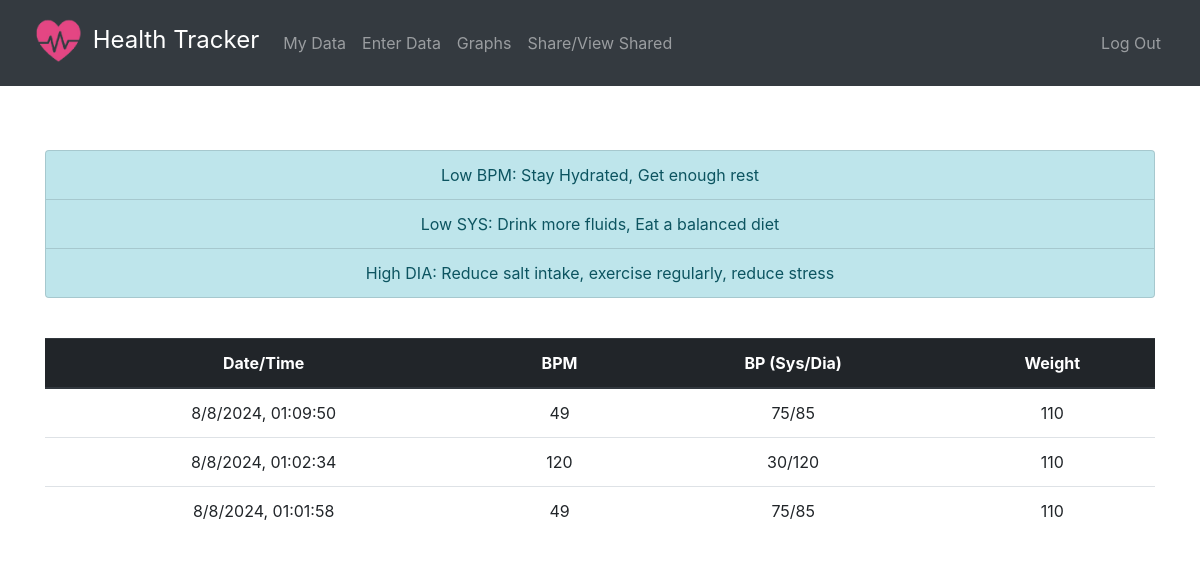
/ (signed in), run on the app's committed database.
### tables this page shows
CREATE TABLE records(id INTEGER PRIMARY KEY AUTOINCREMENT NOT NULL, bpm INTEGER, sys INTEGER, dia INTEGER, weight INTEGER, user_id INTEGER NOT NULL, year INTEGER NOT NULL, month INTEGER NOT NULL, day INTEGER NOT NULL, time TIME NOT NULL, FOREIGN KEY(user_id) REFERENCES users(id));

### app.py (the view)
@app.route('/')
@login_required
def index():
         session.pop("shared_view", None)
         conn = sqlite3.connect('health-tracker.db')
         cur = conn.cursor()
         cur.execute('''SELECT year, month, day, time, bpm, sys, dia, weight FROM records WHERE user_id = ?
                     ORDER BY year DESC, month DESC, day DESC, time DESC''', (session["user_id"],))
         rows = cur.fetchall()
         cur.execute('''SELECT dob_year, dob_month, dob_day FROM users WHERE id = ?''', (session["user_id"],))
         dob = cur.fetchone()
         dob_year = dob[0]
         dob_month = dob[1]
         dob_day = dob[2]
         cur.close()
         conn.close()
         age = calculate_age(dob_year, dob_month, dob_day)
         suggestions = get_suggestions(age)
         return render_template("index.html", rows=rows, suggestions=suggestions)

### app.py (called while the page is built)
@app.after_request
def after_request(response):
    response.headers["Cache-Control"] = "no-cache, no-store, must-revalidate"
    response.headers["Expires"] = 0
    response.headers["Pragma"] = "no-cache"
    return response

### helpers.py (called while the page is built)
def calculate_age(dob_year, dob_month, dob_day):
    today = datetime.today()
    age = today.year - dob_year
    if today.month < dob_month:
        age -= 1
    elif today.month == dob_month:
        if today.day < dob_day:
            age -=1
    return age

def login_required(f):
    @wraps(f)
    def decorated_function(*args, **kwargs):
        if session.get("user_id") is None:
            return redirect("/login")
        return f(*args, **kwargs)
    return decorated_function

### templates/index.html (shortened to what this page needs)
{% extends "layout.html" %}
{% block main %}
<p>
    <ul class="list-group">
    {% for suggestion in suggestions %}
        <li class="list-group-item list-group-item-info">{{ suggestion }}</li>
    {% endfor %}
    </ul>
</p>
<br>
<table class="table">
    <thead class="thead-dark">
        <tr>
            <th scope="column">Date/Time</th>
            <th scope="column">BPM</th>
            <th scope="column">BP (Sys/Dia)</th>
            <th scope="column">Weight</th>
        </tr>
    </thead>
    <tbody>
        {% for row in rows %}
        <tr>
            <td>{{ row[1] }}/{{ row[2] }}/{{ row[0] }}, {{ row[3] }}</td>
            <td>{{ row[4] }}</td>
            <td>{{ row[5] }}/{{ row[6] }}</td>
            <td>{{ row[7] }}</td>
        </tr>
    {% endfor %}
    </tbody>
</table>
{% endblock %}

### data on the page
records: month "8", day "8", year "2024", time "01:09:50", bpm "49", sys "75", dia "85", weight "110"
records: month "8", day "8", year "2024", time "01:02:34", bpm "120", sys "30", dia "120", weight "110"
records: month "8", day "8", year "2024", time "01:01:58", bpm "49", sys "75", dia "85", weight "110"

### other printed values
{{ suggestion }} "Low BPM: Stay Hydrated, Get enough rest" "Low SYS: Drink more fluids, Eat a balanced diet" "High DIA: Reduce salt intake, exercise regularly, reduce stress"
